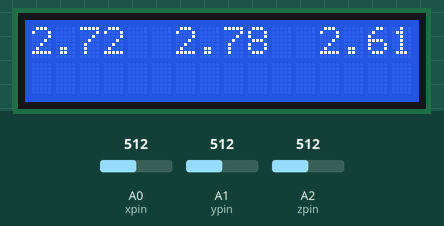
Recording of a sketch running on a simulated Arduino Uno, built with avr-gcc and run on an emulated ATmega328P. On the bench: 16×2 character LCD. The inputs (shaded band) are chosen by the test bench; at power-on: A0 (xpin) = 512, A1 (ypin) = 512, A2 (zpin) = 512. What the sketch prints to the serial monitor is not drawn.

Above: at 1.2 s.
1.3 s: A0 (xpin) set to 716
At 2.5 s:
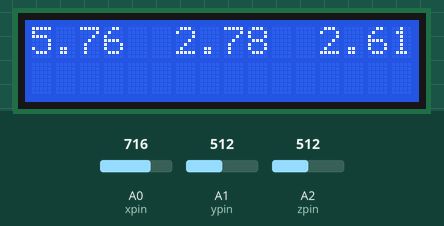
2.8 s: A1 (ypin) set to 716
At 4.1 s:
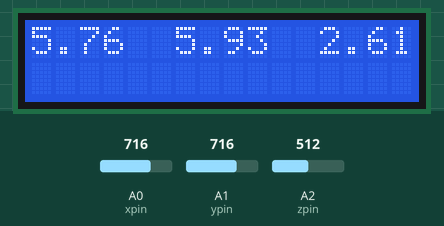
4.4 s: A2 (zpin) set to 716
At 5.6 s:
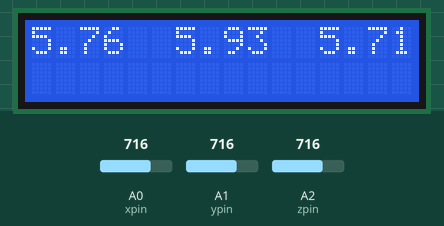
5.9 s: A0 (xpin) set to 900
At 7.1 s:
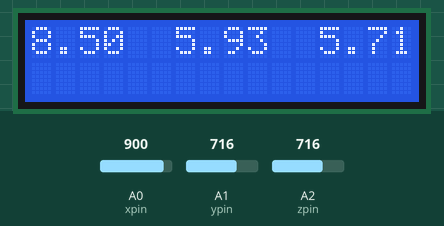
7.4 s: A1 (ypin) set to 900
At 8.7 s:
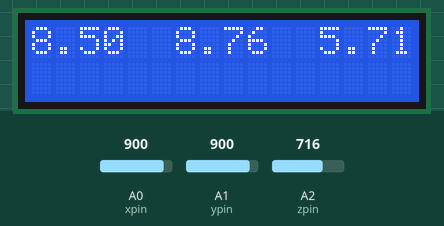
9.0 s: A2 (zpin) set to 900
At 10.3 s:
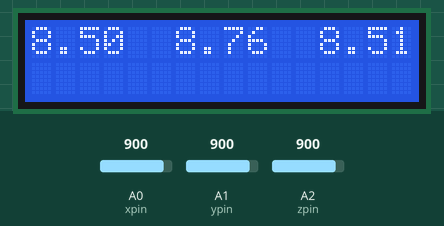
Timing chart, 0 to 11.5 s (numbered marks = the images above; inputs shaded):
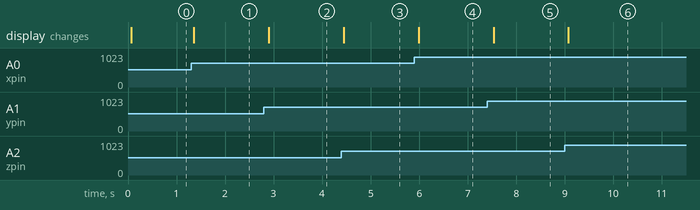

The sketch:

LCD.ino
```cpp
#include <LiquidCrystal.h>

const int xpin = A0;
const int ypin = A1;
const int zpin = A2;

const int rs = 12, en = 11, d4 = 5, d5 = 4, d6 = 3, d7 = 2;
LiquidCrystal lcd(rs, en, d4, d5, d6, d7);

void setup() {
  lcd.begin(16, 2);
  Serial.begin(9600);
}

void loop() {
  int x = analogRead(xpin);
  delay(1);
  int y = analogRead(ypin);
  delay(1);
  int z = analogRead(zpin);
  delay(1);

  float gx = 0.0149*x-4.91;
  float gy = 0.0154*y-5.1;
  float gz = 0.0152*z-5.17;

  Serial.print(gx);
  Serial.print("\t");
  Serial.print(gy);
  Serial.print("\t");
  Serial.print(gz);
  Serial.print("\n");

  lcd.setCursor(0,0);
  lcd.print(abs(gx));
  lcd.setCursor(6,0);
  lcd.print(abs(gy));
  lcd.setCursor(12,0);
  lcd.print(abs(gz));

  delay(250);
}
```

Measured:
- after the input at 1.3 s, the display: changes after 0.06 s (image 1)
- after the input at 2.8 s, the display: changes after 0.10 s (image 2)
- after the input at 4.4 s, the display: changes after 0.05 s (image 3)
- after the input at 5.9 s, the display: changes after 0.09 s (image 4)
- after the input at 7.4 s, the display: changes after 0.13 s (image 5)
- after the input at 9.0 s, the display: changes after 0.08 s (image 6)
